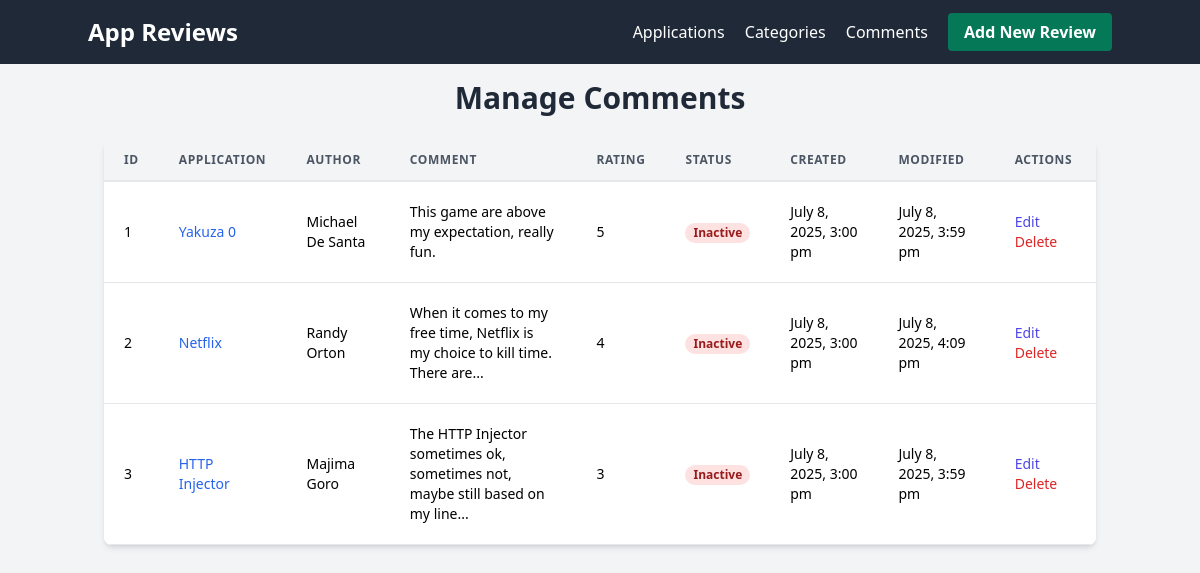
The page /comments.php on the database its author committed.
### tables this page shows
CREATE TABLE `comments` (
  `id` int(11) NOT NULL,
  `application_id` int(11) NOT NULL,
  `name` varchar(255) NOT NULL,
  `comment` text DEFAULT NULL,
  `rating` int(11) DEFAULT NULL CHECK (`rating` >= 1 and `rating` <= 5),
  `status` enum('approved','pending','rejected') DEFAULT 'pending',
  `created` datetime DEFAULT current_timestamp(),
  `modified` datetime DEFAULT current_timestamp() ON UPDATE current_timestamp()
);

CREATE TABLE `applications` (
  `id` int(11) NOT NULL,
  `category_id` int(11) NOT NULL,
  `posted_date` date NOT NULL,
  `author` varchar(255) NOT NULL,
  `title` varchar(255) NOT NULL,
  `review` text DEFAULT NULL,
  `image` varchar(255) DEFAULT NULL,
  `image_dir` varchar(255) DEFAULT NULL,
  `status` enum('active','inactive') DEFAULT 'active',
  `created` datetime DEFAULT current_timestamp(),
  `modified` datetime DEFAULT current_timestamp() ON UPDATE current_timestamp()
);

### comments.php (the view, shortened to what this page needs)
<?php
include 'db_connect.php';
$comments = [];
$sql = "SELECT c.*, a.title AS application_title FROM Comments c JOIN Applications a ON c.application_id = a.id ORDER BY c.created DESC";
$result = $conn->query($sql);
if ($result && $result->num_rows > 0) {
    while ($row = $result->fetch_assoc()) {
        $comments[] = $row;
    }
}
function formatDateTime($datetime) {
    return date("F j, Y, g:i a", strtotime($datetime));
}
?>
<!DOCTYPE html>
<html lang="en">
<head>
    <link href="https://cdn.jsdelivr.net/npm/tailwindcss@2.2.19/dist/tailwind.min.css" rel="stylesheet">
</head>
<body class="bg-gray-100 font-sans leading-normal tracking-normal">
    <nav class="bg-gray-800 p-4">
        <div class="container mx-auto flex justify-between items-center">
            <a href="index.php" class="text-white text-2xl font-bold">App Reviews</a>
            <div class="space-x-4">
                <a href="index.php" class="text-white hover:text-gray-200">Applications</a>
                <a href="categories.php" class="text-white hover:gray-blue-200">Categories</a>
                <a href="comments.php" class="text-white hover:text-gray-200">Comments</a>
                <a href="create_application.php" class="bg-green-700 hover:bg-blue-800 text-white font-bold py-2 px-4 rounded">Add New Review</a>
            </div>
        </div>
    </nav>
    <div class="container mx-auto p-4">
        <h1 class="text-3xl font-bold mb-6 text-center text-gray-800"> Manage Comments </h1>
        <?php if (empty($comments)): ?>
            <p class="text-center text-gray-600 text-xl mt-10"> Not found comment. </p>
        <?php else: ?>
            <div class="bg-white shadow-md rounded-lg overflow-hidden">
                <table class="min-w-full leading-normal">
                    <thead>
                        <tr>
                            <th class="px-5 py-3 border-b-2 border-gray-200 bg-gray-100 text-left text-xs font-semibold text-gray-600 uppercase tracking-wider">
                                ID
                            </th>
                            <th class="px-5 py-3 border-b-2 border-gray-200 bg-gray-100 text-left text-xs font-semibold text-gray-600 uppercase tracking-wider">
                                Application
                            </th>
                            <th class="px-5 py-3 border-b-2 border-gray-200 bg-gray-100 text-left text-xs font-semibold text-gray-600 uppercase tracking-wider">
                                Author
                            </th>
                            <th class="px-5 py-3 border-b-2 border-gray-200 bg-gray-100 text-left text-xs font-semibold text-gray-600 uppercase tracking-wider">
                                Comment
                            </th>
                            <th class="px-5 py-3 border-b-2 border-gray-200 bg-gray-100 text-left text-xs font-semibold text-gray-600 uppercase tracking-wider">
                                Rating
                            </th>
                            <th class="px-5 py-3 border-b-2 border-gray-200 bg-gray-100 text-left text-xs font-semibold text-gray-600 uppercase tracking-wider">
                                Status
                            </th>
                            <th class="px-5 py-3 border-b-2 border-gray-200 bg-gray-100 text-left text-xs font-semibold text-gray-600 uppercase tracking-wider">
                                Created
                            </th>
                            <th class="px-5 py-3 border-b-2 border-gray-200 bg-gray-100 text-left text-xs font-semibold text-gray-600 uppercase tracking-wider">
                                Modified
                            </th>
                            <th class="px-5 py-3 border-b-2 border-gray-200 bg-gray-100 text-left text-xs font-semibold text-gray-600 uppercase tracking-wider">
                                Actions
                            </th>
                        </tr>
                    </thead>
                    <tbody>
                        <?php foreach ($comments as $comment): ?>
                            <tr>
                                <td class="px-5 py-5 border-b border-gray-200 bg-white text-sm">
                                    <?php echo htmlspecialchars($comment['id']); ?>
                                </td>
                                <td class="px-5 py-5 border-b border-gray-200 bg-white text-sm">
                                    <a href="view_application.php?id=<?php echo htmlspecialchars($comment['application_id']); ?>" class="text-blue-600 hover:underline">
                                        <?php echo htmlspecialchars($comment['application_title']); ?>
                                    </a>
                                </td>
                                <td class="px-5 py-5 border-b border-gray-200 bg-white text-sm">
                                    <?php echo htmlspecialchars($comment['name']); ?>
                                </td>
                                <td class="px-5 py-5 border-b border-gray-200 bg-white text-sm">
                                    <?php echo nl2br(htmlspecialchars(substr($comment['comment'], 0, 75))) . (strlen($comment['comment']) > 75 ? '...' : ''); ?>
                                </td>
                                <td class="px-5 py-5 border-b border-gray-200 bg-white text-sm">
                                    <?php echo htmlspecialchars($comment['rating']); ?>
                                </td>
                                <td class="px-5 py-5 border-b border-gray-200 bg-white text-sm">
                                    <?php if ($comment['status'] == 'active'): ?>
                                        <span class="px-2 inline-flex text-xs leading-5 font-semibold rounded-full bg-green-100 text-green-800">
                                            Active
                                        </span>
                                    <?php else: ?>
                                        <span class="px-2 inline-flex text-xs leading-5 font-semibold rounded-full bg-red-100 text-red-800">
                                            Inactive
                                        </span>
                                    <?php endif; ?>
                                </td>
                                <td class="px-5 py-5 border-b border-gray-200 bg-white text-sm">
                                    <?php echo formatDateTime($comment['created']); ?>
                                </td>
                                <td class="px-5 py-5 border-b border-gray-200 bg-white text-sm">
                                    <?php echo formatDateTime($comment['modified']); ?>
                                </td>
                                <td class="px-5 py-5 border-b border-gray-200 bg-white text-sm">
                                    <a href="edit_comment.php?id=<?php echo htmlspecialchars($comment['id']); ?>" class="text-indigo-600 hover:text-indigo-900 mr-3">Edit</a>
                                    <a href="delete_comment.php?id=<?php echo htmlspecialchars($comment['id']); ?>" class="text-red-600 hover:text-red-900" onclick="return confirm('Are you sure you want to delete this comment?');">Delete</a>
                                </td>
                            </tr>
                        <?php endforeach; ?>
                    </tbody>
                </table>
            </div>
        <?php endif; ?>
    </div>
</body>
</html>

### rows shown on the page
comments: id "1", application.title "Yakuza 0", name "Michael De Santa", comment "This game are above my expectation, really fun.", rating "5", status "Inactive", created "July 8, 2025, 3:00 pm", modified "July 8, 2025, 3:59 pm"
comments: id "2", application.title "Netflix", name "Randy Orton", comment "When it comes to my free time, Netflix is my choice to kill time. There are", rating "4", status "Inactive", created "July 8, 2025, 3:00 pm", modified "July 8, 2025, 4:09 pm"
comments: id "3", application.title "HTTP Injector", name "Majima Goro", comment "The HTTP Injector sometimes ok, sometimes not, maybe still based on my line", rating "3", status "Inactive", created "July 8, 2025, 3:00 pm", modified "July 8, 2025, 3:59 pm"
